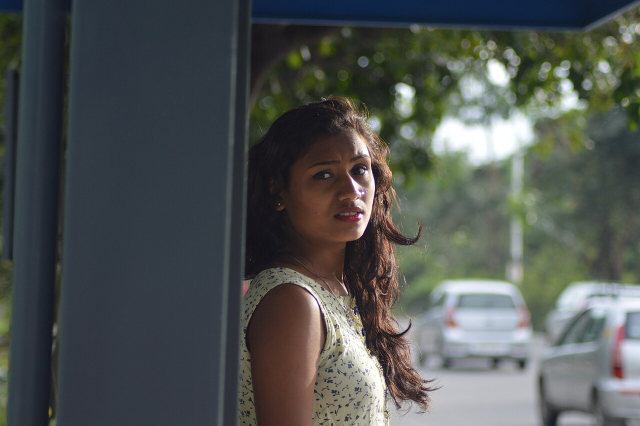
#> input picture experiments/ColorMatchLab/assets/WikimediaCC0/Pexels-photo-707448-1280.jpg, 1280 x 851 px (shown at 1/2 size)
$ python -i watercolor_reference.py   (imports and definitions only)   (older library calls are emulated)
#> lines starting #> are read from the running program, lines starting #| are printed output that depends on the picture
### experiments/WatercolorLab/generate_fixtures.py
"""Deterministic fixtures for the watercolor-style R&D (RD0).

Outputs linear float RGBA arrays (straight alpha) plus 8-bit sRGB PNG previews.
The alpha fixture also stores a premultiplied variant so that alpha-contract
checks can compare both descriptors from identical source pixels.

This script is offline only: it does not build or launch Artifact.
"""

from __future__ import annotations

import argparse
import hashlib
import json
from pathlib import Path

import cv2
import numpy as np

SEED = 20261117
RESOLUTIONS = {
    "small": {"h": 320, "w": 512},
    "large": {"h": 1024, "w": 1536},
}
FIXTURE_SEEDS = {
    "color_ramp": SEED + 1,
    "thin_lines": SEED + 2,
    "alpha_boundary": SEED + 3,
    "flat_highlight": SEED + 4,
    "sequence": SEED + 5,
}
COLORS_SRGB = [
    (0.80, 0.10, 0.10),
    (0.10, 0.60, 0.20),
    (0.10, 0.20, 0.80),
    (0.90, 0.80, 0.10),
    (0.10, 0.70, 0.80),
    (0.70, 0.20, 0.70),
    (0.75, 0.55, 0.45),
    (0.95, 0.95, 0.95),
]


def srgb_to_linear(u: np.ndarray) -> np.ndarray:
    u = np.asarray(u, dtype=np.float64)
    return np.where(u <= 0.04045, u / 12.92, np.power((u + 0.055) / 1.055, 2.4))


def linear_to_srgb_u8(x: np.ndarray) -> np.ndarray:
    x = np.clip(np.asarray(x, dtype=np.float64), 0.0, 1.0)
    s = np.where(x <= 0.0031308, 12.92 * x, 1.055 * np.power(x, 1.0 / 2.4) - 0.055)
    return np.round(s * 255.0).astype(np.uint8)


# [5 lines left out: function _rgba, not called in this run]


def _rect(x0: float, y0: float, x1: float, y1: float, w: int, h: int) -> list[int]:
    return [int(round(x0 * w)), int(round(y0 * h)), int(round(x1 * w)), int(round(y1 * h))]


# [152 lines left out: functions gen_color_ramp, gen_thin_lines, gen_alpha_boundary, gen_flat_highlight, gen_sequence, to_premultiplied, not called in this run]


def sha256(data: bytes) -> str:
    return hashlib.sha256(data).hexdigest()


# [94 lines left out: functions save_rgba, generate, check, main, not called in this run]


# [2 lines that do not run on import are left out]

### experiments/WatercolorLab/watercolor_reference.py
"""Offline reference model for watercolor-style conversion (RD1).

Three separable components operate on straight linear RGB:
  bleed: color bleeding near boundaries
  paper: deterministic paper texture
  edge:  contour dissolve / wobble

The caller declares the input alpha descriptor. Premultiplied input is
unpremultiplied before processing and re-premultiplied afterwards, so the
recovered straight color must not depend on alpha.

No learning model, no product code, no build.
"""

from __future__ import annotations

import cv2
import numpy as np


# [21 lines left out: functions _value_noise, _paper_value, _paper_fibers, not called in this run]


def _edge_gate(rgb: np.ndarray) -> np.ndarray:
    from generate_fixtures import linear_to_srgb_u8

    gray = cv2.cvtColor(linear_to_srgb_u8(rgb), cv2.COLOR_RGB2GRAY).astype(np.float32) / 255.0
    gx = cv2.Sobel(gray, cv2.CV_32F, 1, 0, ksize=3)
    gy = cv2.Sobel(gray, cv2.CV_32F, 0, 1, ksize=3)
    mag = np.hypot(gx, gy)
    return np.clip(mag * 2.5, 0.0, 1.0)
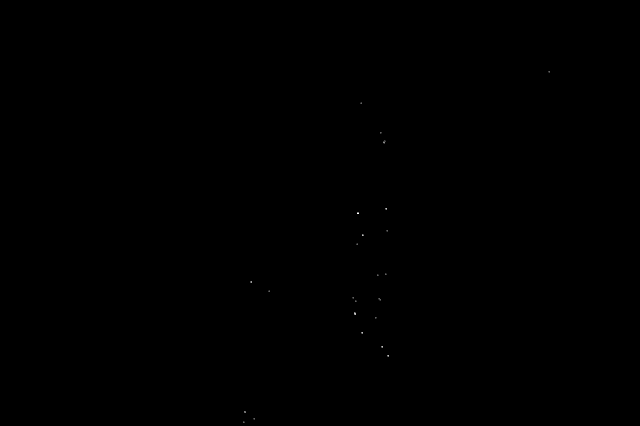
#> returned value: shape (851, 1280) float32 (shown at 1/2 size); min 0, max 1, mean 0.000136


def _bleed_bilateral(rgb: np.ndarray) -> np.ndarray:
    return cv2.bilateralFilter(rgb, d=7, sigmaColor=0.08, sigmaSpace=3.0)


# [4 lines left out: function _bleed_quantize_gauss, not called in this run]


def _bleed_edge_weighted(rgb: np.ndarray) -> np.ndarray:
    gate = _edge_gate(rgb)
    blurred = cv2.GaussianBlur(rgb, (0, 0), sigmaX=3.0, sigmaY=3.0, borderType=cv2.BORDER_REFLECT)
    weight = (1.0 - gate)[..., None] * 0.75
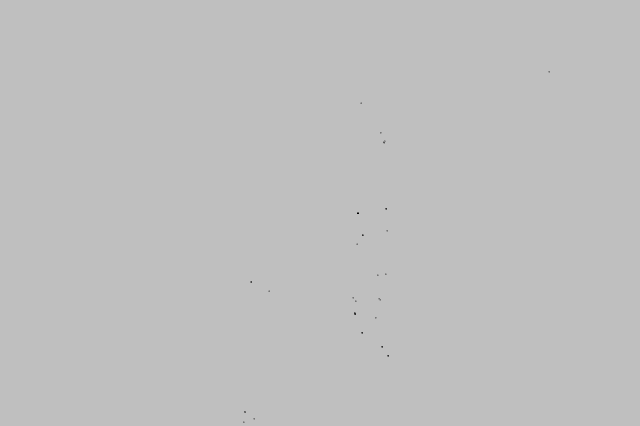
#> weight: shape (851, 1280, 1) float32 (shown at 1/2 size); min 0, max 0.75, mean 0.75
    return rgb * (1.0 - weight) + blurred * weight
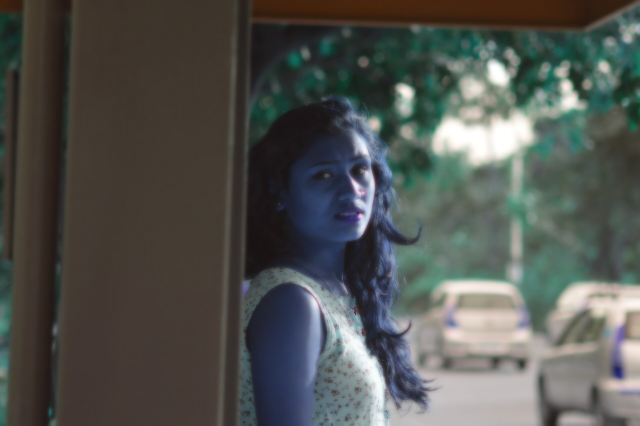
#> returned value: shape (851, 1280, 3) float32 (shown at 1/2 size); mean of channels 0, 1, 2 80.4, 84.4, 82.3; drawn as B, G, R


# [74 lines left out: functions _edge_softstep, _edge_wobble, apply_candidate, not called in this run]

>>> import cv2
>>> picture = cv2.cvtColor(cv2.imread('../ColorMatchLab/assets/WikimediaCC0/Pexels-photo-707448-1280.jpg'), cv2.COLOR_BGR2RGB)
>>> result = _bleed_edge_weighted(picture)
